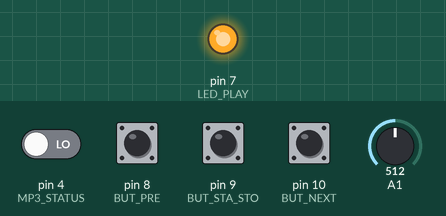
A sketch run on a simulated Arduino Mega 2560, built with avr-gcc and run on an emulated ATmega2560. Parts: output pins drawn as LEDs (lit = HIGH). The test bench sets the inputs (shaded band); at power-on: pin 4 (MP3_STATUS), pin 8 (BUT_PRE), pin 9 (BUT_STA_STO), pin 10 (BUT_NEXT) LOW, A1 = 512. The audio player accepts every command and is not drawn; pins used as bus, display or sensor lines are not drawn.

Above: at 3.2 s.
3.3 s: pin 4 (MP3_STATUS) driven HIGH
At 3.8 s:
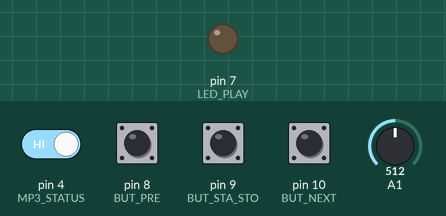
4.8 s: pin 4 (MP3_STATUS) driven LOW
At 5.5 s:
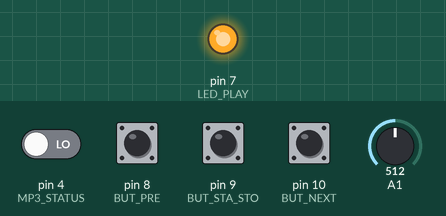
Timing chart, 0 to 7.8 s (numbered marks = the images above; inputs shaded):
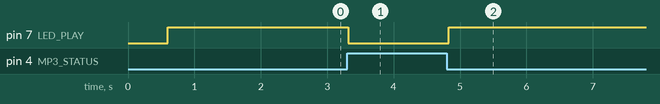

Measured:
- after the input at 3.3 s, pin 7 (LED_PLAY): HIGH → LOW at once
- after the input at 4.8 s, pin 7 (LED_PLAY): LOW → HIGH at once

The sketch:

PARTY-INO_FINALE.ino
```cpp
// *** RFID Reader ***
// RFID Bibliotheken
#include <SPI.h>                       // SPI-Bibiothek hinzufügen
#include <MFRC522.h>                   // RFID-Bibiothek hinzufügen
// RFID Port Konfig
#define SS_PIN 53                      // SDA: Arduino Mega Pin 53, Arduino Uno Pin 10
#define RST_PIN 5                      // RST: Arduino Mega Pin 5, Arduino Uno Pin 9
MFRC522 mfrc522(SS_PIN, RST_PIN);      // RFID-Empfänger benennen (instanz)

// *** MP3 Player ***
// MP* Player Bibliotheken
#include "SoftwareSerial.h"
#include "DFRobotDFPlayerMini.h"
// MP3 Player Port Konfig
SoftwareSerial softwareSerial(15, 14);  // RX, TX
DFRobotDFPlayerMini player;             // Instanz player

// *** Fernbedienung ***
#include <IRremote.h>                   // Infrarot Sensor für Fernbedienung hinzu fügen.
int RECV_PIN = 11;                      // Infrarot Receiver Pin
IRrecv irrecv(RECV_PIN);                // IRrecv Objekt -> um PIN 11 zu lesen
decode_results results;                 // Decodiert übertrag

// *** Threads ***
// Importieren
#include <Thread.h>
#include <ThreadController.h>

// Kontrolliert alle Threads
ThreadController controll = ThreadController();

//new Thread
Thread tasten = Thread();

// *** Definieren der Namen der Ein und Ausgänge

// Variable
int vol_level = 15;

// Buttons
#define BUT_PRE 8
#define BUT_STA_STO 9
#define BUT_NEXT 10
#define MP3_STATUS 4
#define LED_PLAY 7

// Fernbedienung
#define VOL_PLUS 16736925
#define VOL_MINUS 16754775
#define FERN_NEXT 16761405
#define FERN_PRE 16720605
#define FERN_PLAY_PAUSE 16712445

// Songs und RFID Karten / Batches
  //Jonathan
#define JON_BATCH 52020
#define JON_CARD 2153860
#define JON_SONG_BATCH 1
#define JON_SONG_CARD 2

  // Robert
#define ROB_BATCH 927010
#define ROB_CARD 1526150
#define ROB_SONG_BATCH 3
#define ROB_SONG_CARD 4

  // Rolf
#define ROL_BATCH 2604750
#define ROL_CARD 706200
#define ROL_SONG_BATCH 5
#define ROL_SONG_CARD 6

void setup() {

  Serial.begin(9600);                  // Serielle Verbindung starten (für Debugging)

  // Thread tasten Konfigurieren
  tasten.onRun(readSwitches);
  tasten.setInterval(10);
  //Threads zum Kontroller hinzufügen
  controll.add(&tasten);

  //Verbindung mit RFID aufbauen
  SPI.begin();                         // SPI-Verbindung aufbauen
  mfrc522.PCD_Init();                  // Initialisierung des RFID-Empfängers

  irrecv.enableIRIn();                 //initialisiert des Infrarotempfänger.

  // Verbindung mit Player aufbauen
  softwareSerial.begin(9600);
  player.begin(softwareSerial);
  player.volume(15);

  // Konfig Ein und Ausgänge
  pinMode(MP3_STATUS,INPUT);
  pinMode(BUT_PRE,INPUT);
  pinMode(BUT_STA_STO,INPUT);
  pinMode(BUT_NEXT,INPUT);
  pinMode(LED_PLAY,OUTPUT);
}

// callback für den Thread tasten
void readSwitches(){
  if(digitalRead(BUT_PRE)== HIGH){
    player.previous();
    }
  if(digitalRead(BUT_NEXT)== HIGH){
    player.next();
    }
  if(digitalRead(BUT_STA_STO)== HIGH){
    if(digitalRead(MP3_STATUS)==HIGH){
      player.start();
      }
      else{
        player.pause();
      }
    }
  }

void play_song(long RFID_song){

  Serial.println(RFID_song);        // fuer Debugging resp neue Karte hinzufügen
  switch (RFID_song){
    case JON_BATCH:
      player.play(JON_SONG_BATCH);
      break;
    case JON_CARD:
      player.play(JON_SONG_CARD);
      break;
    case ROB_BATCH:
      player.play(ROB_SONG_BATCH);
      break;
    case ROB_CARD:
      player.play(ROB_SONG_CARD);
      break;
    case ROL_BATCH:
      player.play(ROL_SONG_BATCH);
      break;
    case ROL_CARD:
      player.play(ROL_SONG_CARD);
      break;
  }
  delay(100);                     // geht auch ohne, um zu verhindern dass Song mehrfach gestartet wird
  }

void RFID_leser() {

  long code = 0;

  for (byte i = 0; i < mfrc522.uid.size; i++)  {
    // statt 4 Zahlenbloecke (HEX, DEZ) wird eine Zahl erstellt:
    code = ((code + mfrc522.uid.uidByte[i]) * 10);       // jeder Block wird ausgelesen und mit 10 "gestreckt" (eigentlich 1000, dann wird aber Zahl zu gross
    }
  play_song(code);
}

void fernbedienung(long tasten_code){
  switch (tasten_code){
    case VOL_PLUS:                    // wenn Fernbedienung statt Poti
      /*Serial.println("vol+");       // wenn Fernbedienung -> in loop volume() auskommentieren
      if(vol_level < 30){
        vol_level = vol_level + 1;
        }
      player.volume(vol_level);*/
      break;
    case VOL_MINUS:                   // wenn Fernbedienung statt Poti
      /*Serial.println("vol-");       // wenn Fernbedienung -> in loop volume() auskommentieren
      if(vol_level > 0){
        vol_level = vol_level - 1;
        }
      player.volume(vol_level);*/
      break;
    case FERN_PRE:
      player.previous();
      break;
    case FERN_NEXT:
      player.next();
      break;
    case FERN_PLAY_PAUSE:
      if(digitalRead(MP3_STATUS)==HIGH){  // Wenn MP3 Status HIGH -> es wird kein Song gespielt -> also "starten" nach pressen des Play/Pause Button
      player.start();
      }
      else{                               // wenn MP3 Status LOW -> es wird ein Song gespielt -> also "pause" nach pressen des Play/Pause Button
        player.pause();
        }
      break;
    }
  }

void volume(){
  // skalliert analog Werte 0 - 1023 auf 0 - 25
  player.volume(analogRead(A1)/34); //1023/30 -> ca 34
  }

void loop() {

  controll.run();

  // set Volume
  volume();

  // read RFID
  if ( mfrc522.PICC_IsNewCardPresent() and mfrc522.PICC_ReadCardSerial()) //schaut ob Sender vorhand und Karte in Reichweite
  {
    RFID_leser();
  }

  // Fernbedienung Auslesen
  if (irrecv.decode(&results)) {         //Wenn Daten empfangen wurden,  mit & wird eine Referenz gemacht
    fernbedienung(results.value);
    irrecv.resume();                    //Der nächste Wert soll vom IR-Empfänger eingelesen werden
  }

  // PLAY LED An
  if(digitalRead(MP3_STATUS) == LOW){
    digitalWrite(LED_PLAY,HIGH);
    }
  else{
    digitalWrite(LED_PLAY,LOW);
    }
}
```
